Frame 1 (no input): blank canvas, image omitted
Frame 60 (no input): blank canvas, image omitted
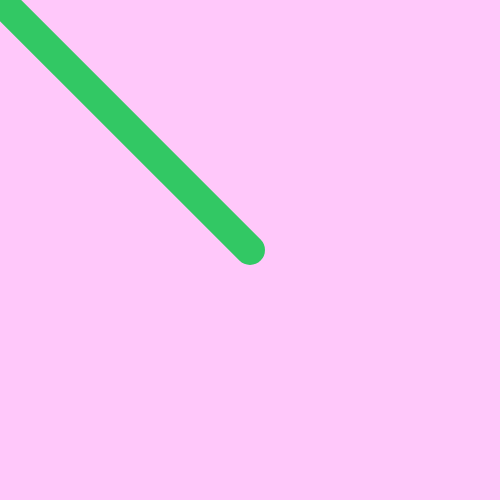
Frame 120 (the mouse pressed at the canvas centre since frame 60)

The p5.js sketch whose frames 1 and 60 were blank and that drew this single picture after the mouse press (run headless with seeded random() and noise() and a simulated clock; from frame 60 on, the mouse is pressed at the canvas centre):

// p5.js sketch
// ── sketch.js
//Worm
//Saving mouse coordinates to an array using array method push()
//Removing values from array using array method shift()
//Using mouseMoved() event function
//Eevi Rutanen

var len = 100; //length of worm
//arrays for mouse coordinates
var posY = [];
var posX = [];
var size = 30; //worm diameter
function setup(){
    createCanvas(500,500);
    strokeWeight(size);
}
function draw(){
    background(255,200,250);
    stroke(50,200,100);
    //loop through the stored coordinates
    //and draw a line from each coordinate to the next coordinate
    //NOTE: only loop until the penultimate coordinate
    for(var i=0; i<len-1; i++){
        line(posX[i], posY[i], posX[i+1], posY[i+1]);
    }
    //if worm gets too long, remove the first coordinates in the array (the tail of the worm)
    if (posX.length > len){
        posX.shift();
        posY.shift();
    }
}
//if mouse moves, push new mouse coordinates (at the head of the worm) to the end of array 
function mouseMoved(){
    posY.push(mouseY); 
    posX.push(mouseX);
}
